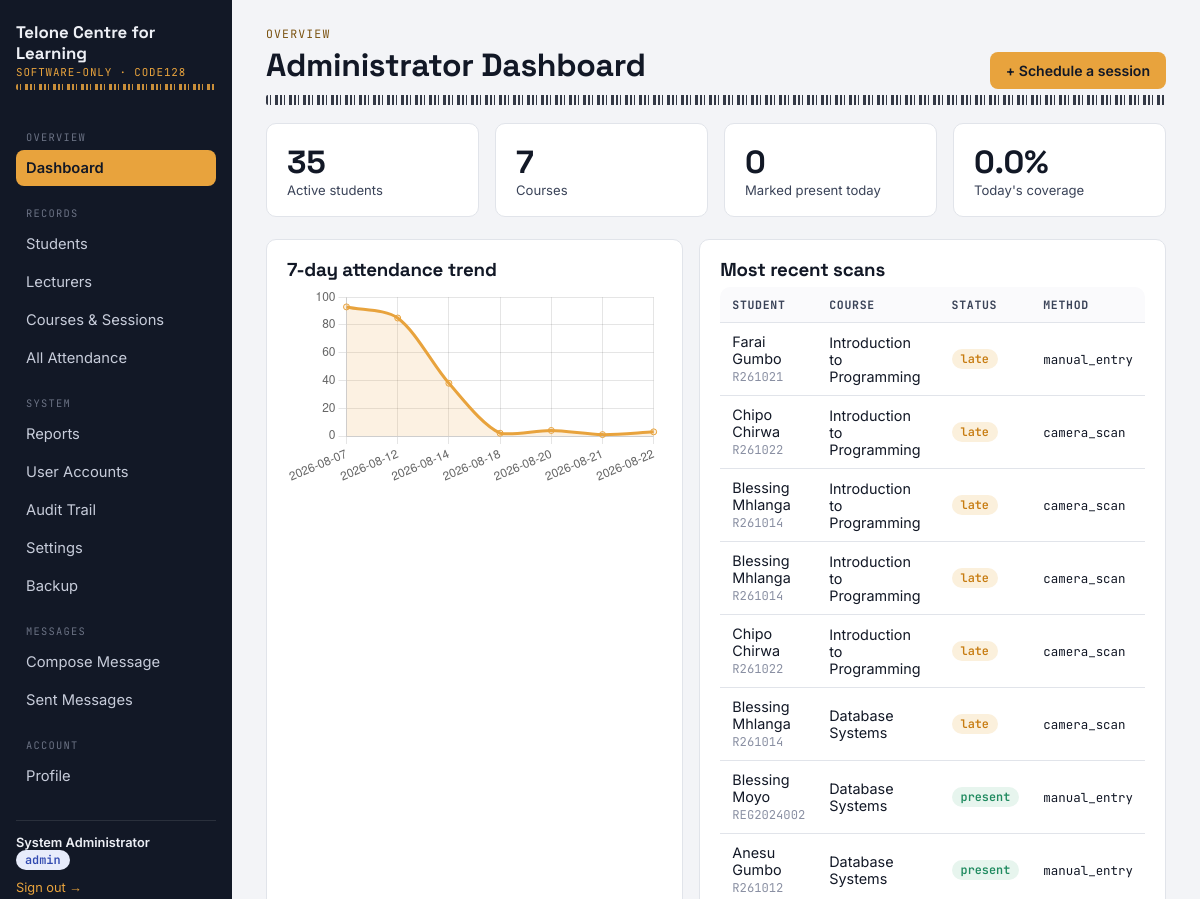
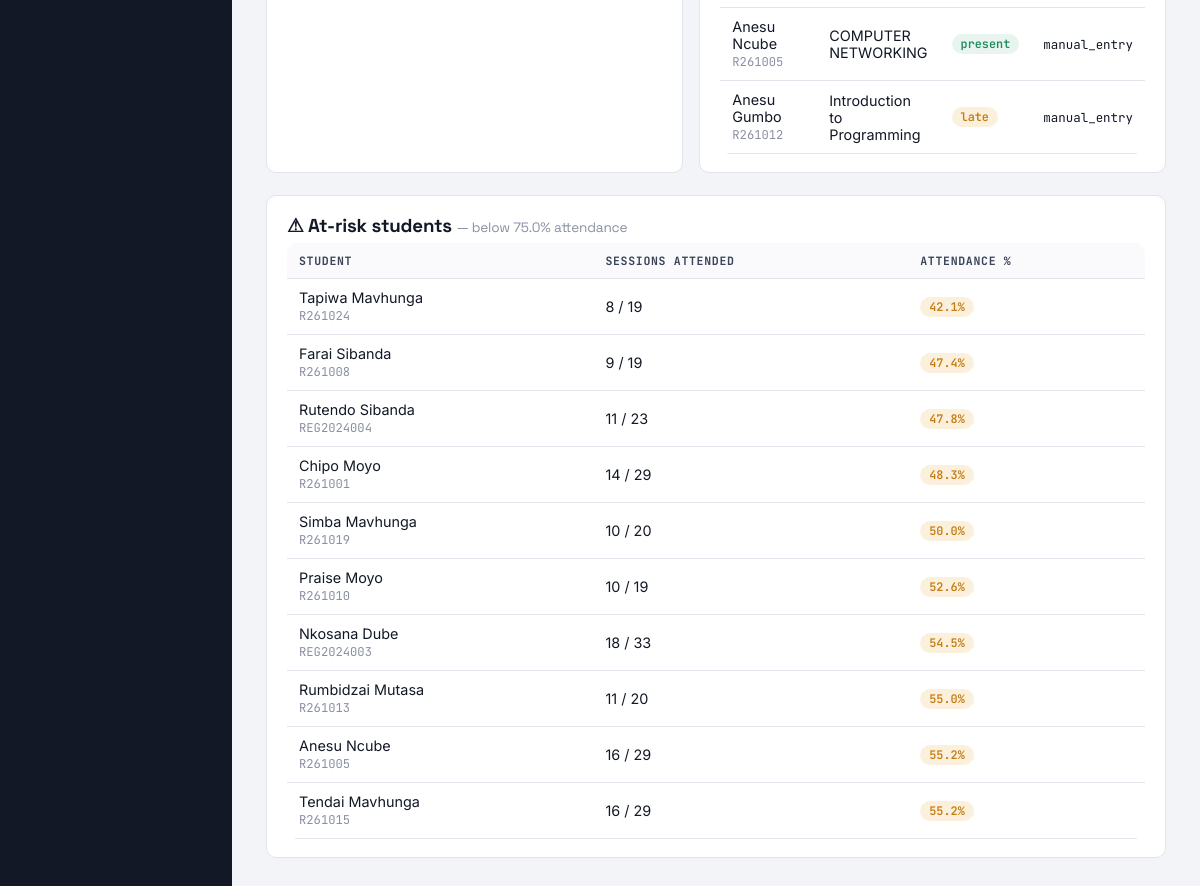
The page /admin (signed in) on the database its author committed (2 pictures, top to bottom).
### tables this page shows
CREATE TABLE attendance_records (
    id          INTEGER PRIMARY KEY AUTOINCREMENT,
    student_id  INTEGER NOT NULL REFERENCES students(id) ON DELETE CASCADE,
    session_id  INTEGER NOT NULL REFERENCES sessions(id) ON DELETE CASCADE,
    status      TEXT NOT NULL DEFAULT 'present' CHECK (status IN ('present', 'late', 'absent')),
    method      TEXT NOT NULL DEFAULT 'camera_scan' CHECK (method IN ('camera_scan', 'manual_entry', 'manual_adjustment')),
    reason      TEXT,                       -- required for manual adjustments (audit trail)
    marked_by   INTEGER REFERENCES users(id) ON DELETE SET NULL,
    timestamp   TEXT NOT NULL DEFAULT (datetime('now')),
    UNIQUE (student_id, session_id)          -- duplicate-scan prevention at the DB level
);

CREATE TABLE students (
    id            INTEGER PRIMARY KEY AUTOINCREMENT,
    reg_number    TEXT NOT NULL UNIQUE,
    full_name     TEXT NOT NULL,
    email         TEXT,
    department    TEXT,
    barcode_value TEXT NOT NULL UNIQUE,   -- Code128 payload rendered/scanned entirely in software
    password_hash TEXT NOT NULL DEFAULT '',  -- student self-service login; defaults to reg_number, hashed, at creation
    status        TEXT NOT NULL DEFAULT 'active' CHECK (status IN ('active', 'inactive')),
    created_at    TEXT NOT NULL DEFAULT (datetime('now'))
);

CREATE TABLE courses (
    id          INTEGER PRIMARY KEY AUTOINCREMENT,
    code        TEXT NOT NULL UNIQUE,
    name        TEXT NOT NULL,
    lecturer_id INTEGER REFERENCES users(id) ON DELETE SET NULL,
    created_at  TEXT NOT NULL DEFAULT (datetime('now'))
);

### app.py (the view)
@app.route("/admin")
@role_required("admin")
def admin_dashboard():
    db = get_db()
    total_students = db.execute("SELECT COUNT(*) c FROM students WHERE status='active'").fetchone()["c"]
    total_courses = db.execute("SELECT COUNT(*) c FROM courses").fetchone()["c"]
    today = date.today().isoformat()
    today_present = db.execute(
        """SELECT COUNT(DISTINCT student_id) c FROM attendance_records ar
           JOIN sessions s ON s.id = ar.session_id
           WHERE s.session_date = ? AND ar.status IN ('present','late')""",
        (today,),
    ).fetchone()["c"]
    recent = db.execute(
        """SELECT ar.timestamp, st.full_name, st.reg_number, c.name AS course_name, ar.status, ar.method
           FROM attendance_records ar
           JOIN students st ON st.id = ar.student_id
           JOIN sessions s ON s.id = ar.session_id
           JOIN courses c ON c.id = s.course_id
           ORDER BY ar.timestamp DESC LIMIT 10"""
    ).fetchall()
    trend = db.execute(
        """SELECT s.session_date AS day, COUNT(*) AS cnt
           FROM attendance_records ar JOIN sessions s ON s.id = ar.session_id
           WHERE ar.status IN ('present','late')
           GROUP BY s.session_date ORDER BY s.session_date DESC LIMIT 7"""
    ).fetchall()
    low_threshold = float(get_setting("low_attendance_percent", "75"))
    at_risk = db.execute(
        """SELECT st.id, st.full_name, st.reg_number,
                  COUNT(DISTINCT s.id) AS total_sessions,
                  COUNT(DISTINCT CASE WHEN ar.status IN ('present','late') THEN ar.session_id END) AS attended,
                  ROUND(100.0 * COUNT(DISTINCT CASE WHEN ar.status IN ('present','late') THEN ar.session_id END)
                        / NULLIF(COUNT(DISTINCT s.id), 0), 1) AS pct
           FROM students st
           JOIN enrollments e ON e.student_id = st.id AND e.status = 'enrolled'
           JOIN courses c ON c.id = e.course_id
           JOIN sessions s ON s.course_id = c.id
           LEFT JOIN attendance_records ar ON ar.student_id = st.id AND ar.session_id = s.id
           WHERE st.status = 'active'
           GROUP BY st.id
           HAVING total_sessions >= 3 AND pct < ?
           ORDER BY pct ASC
           LIMIT 10""",
        (low_threshold,),
    ).fetchall()
    db.close()
    return render_template(
        "admin_dashboard.html",
        total_students=total_students,
        total_courses=total_courses,
        today_present=today_present,
        recent=recent,
        trend=[dict(row) for row in reversed(trend)],
        at_risk=at_risk,
        low_threshold=low_threshold,
    )

### app.py (called while the page is built, shortened)
def role_required(*roles):
    def decorator(view):
        @wraps(view)
        def wrapped(*args, **kwargs):
            if "role" not in session:
                return redirect(url_for("login", next=request.path))
            if session.get("role") not in roles:
                abort(403)
            return view(*args, **kwargs)
        return wrapped
    return decorator

@app.context_processor
def inject_user():
    return {
        "current_user": {
            "id": session.get("user_id") or session.get("student_id"),
            "name": session.get("full_name"),
            "role": session.get("role"),
        },
        "institution_name": get_setting("institution_name", "Attendance Ledger"),
    }

def _unread_message_count():
    role = session.get("role")
    if role == "lecturer":
        rid = session.get("user_id")
        rtype = "lecturer"
    elif role == "student":
        rid = session.get("student_id")
        rtype = "student"
    else:
        return 0

@app.context_processor
def inject_unread_count():
    return {"unread_message_count": _unread_message_count()}

### database.py (called while the page is built)
def get_db():
    conn = sqlite3.connect(DB_PATH)
    conn.row_factory = sqlite3.Row
    conn.execute("PRAGMA foreign_keys = ON")
    return conn

def get_setting(key, default=None):
    conn = get_db()
    row = conn.execute("SELECT value FROM settings WHERE key=?", (key,)).fetchone()
    conn.close()
    if row is not None:
        return row["value"]
    return DEFAULT_SETTINGS.get(key, default)

### templates/admin_dashboard.html (shortened to what this page needs)
{% extends "base.html" %}
{% block content %}
<span class="eyebrow">Overview</span>
<div class="topline">
  <h1>Administrator Dashboard</h1>
  <a href="{{ url_for('courses_list') }}" class="btn accent">+ Schedule a session</a>
</div>
<div class="barcode-rule"></div>
<div class="grid cols-4">
  <div class="card stat">
    <div class="num">{{ total_students }}</div>
    <div class="label">Active students</div>
  </div>
  <div class="card stat">
    <div class="num">{{ total_courses }}</div>
    <div class="label">Courses</div>
  </div>
  <div class="card stat">
    <div class="num">{{ today_present }}</div>
    <div class="label">Marked present today</div>
  </div>
  <div class="card stat">
    <div class="num">{{ (100 * today_present / total_students) | round(0, 'floor') if total_students else 0 }}%</div>
    <div class="label">Today's coverage</div>
  </div>
</div>
<div class="grid cols-2" style="margin-top:22px;">
  <div class="card">
    <h3>7-day attendance trend</h3>
    <canvas id="trendChart" height="160"></canvas>
  </div>
  <div class="card">
    <h3>Most recent scans</h3>
    <div class="table-wrap" style="border:none;">
      <table>
        <thead><tr><th>Student</th><th>Course</th><th>Status</th><th>Method</th></tr></thead>
        <tbody>
        {% for r in recent %}
          <tr>
            <td>{{ r.full_name }}<br><span class="mono" style="color:#8a90a3; font-size:0.76rem;">{{ r.reg_number }}</span></td>
            <td>{{ r.course_name }}</td>
            <td><span class="badge {{ r.status }}">{{ r.status }}</span></td>
            <td class="mono" style="font-size:0.78rem;">{{ r.method }}</td>
          </tr>
        {% else %}
          <tr><td colspan="4" class="empty-state">📭 No attendance recorded yet.</td></tr>
        {% endfor %}
        </tbody>
      </table>
    </div>
  </div>
</div>
<div class="card" style="margin-top:22px;">
  <h3>⚠ At-risk students <span style="font-weight:400; color:#8a90a3; font-size:0.85rem;">— below {{ low_threshold }}% attendance</span></h3>
  <div class="table-wrap" style="border:none;">
    <table>
      <thead><tr><th>Student</th><th>Sessions attended</th><th>Attendance %</th></tr></thead>
      <tbody>
      {% for s in at_risk %}
        <tr>
          <td>{{ s.full_name }}<br><span class="mono" style="color:#8a90a3; font-size:0.76rem;">{{ s.reg_number }}</span></td>
          <td>{{ s.attended }} / {{ s.total_sessions }}</td>
          <td><span class="badge {{ 'absent' if s.pct < low_threshold / 2 else 'late' }}">{{ s.pct }}%</span></td>
        </tr>
      {% else %}
        <tr><td colspan="3">No students currently below the threshold. 🎉</td></tr>
      {% endfor %}
      </tbody>
    </table>
  </div>
</div>
<script>
const trendData = {{ trend | tojson }};
new Chart(document.getElementById('trendChart'), {
  type: 'line',
  data: {
    labels: trendData.map(d => d.day),
    datasets: [{
      label: 'Present',
      data: trendData.map(d => d.cnt),
      borderColor: '#E8A33D',
      backgroundColor: 'rgba(232,163,61,0.15)',
      fill: true,
      tension: 0.3,
    }]
  },
  options: { plugins:{ legend:{ display:false } }, scales:{ y:{ beginAtZero:true } } }
});
</script>
{% endblock %}

### templates/base.html (shortened to what this page needs)
<!DOCTYPE html>
<html lang="en">
<head>
<link rel="stylesheet" href="{{ url_for('static', filename='css/style.css') }}">
</head>
<body>
{% if current_user.id %}
<div class="app">
  <aside class="sidebar">
    <div class="brand">{{ institution_name }}
      <small>SOFTWARE-ONLY · CODE128</small>
    </div>
    <div class="barcode-rule accent" style="height:6px;"></div>
    <nav class="nav">
      {% if current_user.role == 'admin' %}
        <span class="section-label">Overview</span>
        <a href="{{ url_for('admin_dashboard') }}" class="{{ 'active' if request.endpoint=='admin_dashboard' }}">Dashboard</a>
        <span class="section-label">Records</span>
        <a href="{{ url_for('students_list') }}" class="{{ 'active' if request.endpoint in ['students_list','student_add','student_detail'] }}">Students</a>
        <a href="{{ url_for('lecturers_list') }}" class="{{ 'active' if request.endpoint in ['lecturers_list','user_detail'] }}">Lecturers</a>
        <a href="{{ url_for('courses_list') }}" class="{{ 'active' if request.endpoint in ['courses_list','course_sessions'] }}">Courses &amp; Sessions</a>
        <a href="{{ url_for('attendance_all') }}" class="{{ 'active' if request.endpoint=='attendance_all' }}">All Attendance</a>
        <span class="section-label">System</span>
        <a href="{{ url_for('reports') }}" class="{{ 'active' if request.endpoint in ['reports','reports_generate'] }}">Reports</a>
        <a href="{{ url_for('users_list') }}" class="{{ 'active' if request.endpoint=='users_list' }}">User Accounts</a>
        <a href="{{ url_for('audit_log_view') }}" class="{{ 'active' if request.endpoint=='audit_log_view' }}">Audit Trail</a>
        <a href="{{ url_for('settings_page') }}" class="{{ 'active' if request.endpoint=='settings_page' }}">Settings</a>
        <a href="{{ url_for('backup_page') }}" class="{{ 'active' if request.endpoint in ['backup_page','backup_download'] }}">Backup</a>
        <span class="section-label">Messages</span>
        <a href="{{ url_for('messages_compose') }}" class="{{ 'active' if request.endpoint=='messages_compose' }}">Compose Message</a>
        <a href="{{ url_for('messages_sent') }}" class="{{ 'active' if request.endpoint=='messages_sent' }}">Sent Messages</a>
      {% endif %}
      <span class="section-label">Account</span>
      <a href="{{ url_for('profile') }}" class="{{ 'active' if request.endpoint=='profile' }}">Profile</a>
    </nav>
    <div class="sidebar-foot">
      <div class="who">{{ current_user.name }}</div>
      <span class="badge {{ current_user.role }}">{{ current_user.role }}</span>
      <form action="{{ url_for('logout') }}" method="get" style="margin-top:10px;">
        <button type="submit">Sign out →</button>
      </form>
    </div>
  </aside>
  <main class="main">
    {% block content %}{% endblock %}
  </main>
</div>
{% else %}
  {% block content_bare %}{% endblock %}
{% endif %}
</body>
</html>

### static/css/style.css (style rules this page uses)
:root { --ink: #121826; --ink-soft: #3A4358; --paper: #F3F4F7; --surface: #FFFFFF; --line: #E1E4EA; --accent: #E8A33D; --accent-ink: #7A5210; --good: #1F8A5F; --good-bg: #E7F5EE; --warn: #C77C11; --warn-bg: #FBF0DC; --bad: #C0392B; --bad-bg: #FBEAE7; --radius: 10px; --font-display: "Space Grotesk", "Segoe UI", sans-serif; --font-body: "Inter", "Segoe UI", sans-serif; --font-mono: "JetBrains Mono", "Courier New", monospace; }
* { box-sizing: border-box; }
html,body { height:100%; }
body { margin:0; font-family: var(--font-body); background: var(--paper); color: var(--ink); -webkit-font-smoothing: antialiased; }
a { color: inherit; }
h1,h2,h3,h4 { font-family: var(--font-display); margin:0 0 6px; letter-spacing:-0.01em; }
code, .mono { font-family: var(--font-mono); }
.barcode-rule { height:10px; background-image: repeating-linear-gradient( 90deg, var(--ink) 0px, var(--ink) 2px, transparent 2px, transparent 4px, var(--ink) 4px, var(--ink) 5px, transparent 5px, transparent 9px, var(--ink) 9px, var(--ink) 12px, transparent 12px, transparent 14px ); opacity:0.85; border-radius: 2px; margin: 4px 0 18px; }
.barcode-rule.accent { background-image: repeating-linear-gradient( 90deg, var(--accent) 0px, var(--accent) 2px, transparent 2px, transparent 4px, var(--accent) 4px, var(--accent) 5px, transparent 5px, transparent 9px, var(--accent) 9px, var(--accent) 12px, transparent 12px, transparent 14px ); }
.app { display:flex; min-height:100vh; }
.sidebar { width: 232px; background: var(--ink); color: #EDEFF5; padding: 22px 16px; flex-shrink:0; }
.brand { font-family: var(--font-display); font-size: 1.05rem; font-weight: 700; line-height:1.25; margin-bottom: 4px; }
.brand small { display:block; font-family: var(--font-mono); font-weight:400; font-size:0.68rem; color: var(--accent); letter-spacing: 0.08em; margin-top:2px; }
.nav { margin-top: 22px; display:flex; flex-direction:column; gap:2px; }
.nav a { display:flex; align-items:center; gap:10px; text-decoration:none; color:#C7CCDA; padding:9px 10px; border-radius:8px; font-size:0.92rem; }
.nav a.active { background: var(--accent); color: var(--ink); font-weight:600; }
.nav .section-label { font-family: var(--font-mono); font-size:0.65rem; letter-spacing:0.12em; color:#6B7284; text-transform:uppercase; margin: 18px 10px 4px; }
.sidebar-foot { margin-top: 26px; padding-top:14px; border-top:1px solid rgba(255,255,255,0.1); font-size:0.8rem; color:#9AA1B4; }
.sidebar-foot .who { color:#EDEFF5; font-weight:600; }
.sidebar-foot form { margin-top:8px; }
.sidebar-foot button { background:none; border:none; color: var(--accent); cursor:pointer; font-size:0.8rem; padding:0; font-family: var(--font-body); }
.main { flex:1; padding: 26px 34px 60px; max-width: 1180px; }
.topline { display:flex; align-items:baseline; justify-content:space-between; gap:12px; flex-wrap:wrap; }
.eyebrow { font-family: var(--font-mono); font-size:0.72rem; letter-spacing:0.1em; text-transform:uppercase; color: var(--accent-ink); margin-bottom:4px; display:block; }
.grid { display:grid; gap:16px; }
.grid.cols-4 { grid-template-columns: repeat(4, 1fr); }
.grid.cols-2 { grid-template-columns: repeat(2, 1fr); }
.card { background: var(--surface); border:1px solid var(--line); border-radius: var(--radius); padding: 18px 20px; }
.stat .num { font-family: var(--font-display); font-size:2rem; font-weight:700; }
.stat .label { font-size:0.82rem; color: var(--ink-soft); }
table { width:100%; border-collapse: collapse; background: var(--surface); }
th, td { text-align:left; padding: 10px 12px; border-bottom:1px solid var(--line); font-size:0.9rem; }
th { font-family: var(--font-mono); font-size:0.72rem; text-transform:uppercase; letter-spacing:0.06em; color: var(--ink-soft); background:#FAFAFC; }
.table-wrap { border:1px solid var(--line); border-radius: var(--radius); overflow:hidden; }
.badge { display:inline-block; padding:2px 9px; border-radius:99px; font-size:0.74rem; font-weight:600; font-family: var(--font-mono); }
.badge.present, .badge.active { background: var(--good-bg); color: var(--good); }
.badge.late { background: var(--warn-bg); color: var(--warn); }
.badge.admin { background:#E7ECFB; color:#3049B0; }
.btn { display:inline-flex; align-items:center; gap:6px; background: var(--ink); color:#fff; border:none; border-radius:8px; padding: 10px 16px; font-weight:600; font-size:0.88rem; cursor:pointer; text-decoration:none; }
.btn.accent { background: var(--accent); color: var(--ink); }

### rows shown on the page
attendance_records: full_name "Farai Gumbo", reg_number "R261021", course_name "Introduction to Programming", status "late", method "manual_entry"
attendance_records: full_name "Chipo Chirwa", reg_number "R261022", course_name "Introduction to Programming", status "late", method "camera_scan"
attendance_records: full_name "Blessing Mhlanga", reg_number "R261014", course_name "Introduction to Programming", status "late", method "camera_scan"
attendance_records: full_name "Blessing Mhlanga", reg_number "R261014", course_name "Introduction to Programming", status "late", method "camera_scan"
attendance_records: full_name "Chipo Chirwa", reg_number "R261022", course_name "Introduction to Programming", status "late", method "camera_scan"
attendance_records: full_name "Blessing Mhlanga", reg_number "R261014", course_name "Database Systems", status "late", method "camera_scan"
attendance_records: full_name "Blessing Moyo", reg_number "REG2024002", course_name "Database Systems", status "present", method "manual_entry"
attendance_records: full_name "Anesu Gumbo", reg_number "R261012", course_name "Database Systems", status "present", method "manual_entry"
attendance_records: full_name "Anesu Ncube", reg_number "R261005", course_name "COMPUTER NETWORKING", status "present", method "manual_entry"
attendance_records: full_name "Anesu Gumbo", reg_number "R261012", course_name "Introduction to Programming", status "late", method "manual_entry"
students: full_name "Tapiwa Mavhunga", reg_number "R261024", attended "8", total_sessions "19", pct "42.1"
students: full_name "Farai Sibanda", reg_number "R261008", attended "9", total_sessions "19", pct "47.4"
students: full_name "Rutendo Sibanda", reg_number "REG2024004", attended "11", total_sessions "23", pct "47.8"
students: full_name "Chipo Moyo", reg_number "R261001", attended "14", total_sessions "29", pct "48.3"
students: full_name "Simba Mavhunga", reg_number "R261019", attended "10", total_sessions "20", pct "50.0"
students: full_name "Praise Moyo", reg_number "R261010", attended "10", total_sessions "19", pct "52.6"
students: full_name "Nkosana Dube", reg_number "REG2024003", attended "18", total_sessions "33", pct "54.5"
students: full_name "Rumbidzai Mutasa", reg_number "R261013", attended "11", total_sessions "20", pct "55.0"
students: full_name "Anesu Ncube", reg_number "R261005", attended "16", total_sessions "29", pct "55.2"
students: full_name "Tendai Mavhunga", reg_number "R261015", attended "16", total_sessions "29", pct "55.2"

### other values the page prints
{{ institution_name }} "Telone Centre for Learning"
{{ current_user.name }} "System Administrator"
{{ current_user.role }} "admin"
{{ total_students }} "35"
{{ total_courses }} "7"
{{ today_present }} "0"
{{ low_threshold }} "75.0"
chart data {{ trend | tojson }} [{"cnt": 93, "day": "2026-08-07"}, {"cnt": 85, "day": "2026-08-12"}, {"cnt": 38, "day": "2026-08-14"}, {"cnt": 2, "day": "2026-08-18"}, {"cnt": 4, "day": "2026-08-20"}, {"cnt": 1, "day": "2026-08-21"}, {"cnt": 3, "day": "2026-08-22"}]
